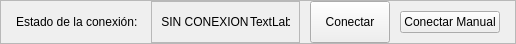
        <widget class="QFrame" name="header_container">
         <property name="sizePolicy">
          <sizepolicy hsizetype="Expanding" vsizetype="MinimumExpanding">
           <horstretch>0</horstretch>
           <verstretch>0</verstretch>
          </sizepolicy>
         </property>
         <property name="minimumSize">
          <size>
           <width>0</width>
           <height>0</height>
          </size>
         </property>
         <property name="maximumSize">
          <size>
           <width>16777215</width>
           <height>30</height>
          </size>
         </property>
         <property name="styleSheet">
          <string notr="true"/>
         </property>
         <property name="frameShape">
          <enum>QFrame::StyledPanel</enum>
         </property>
         <property name="frameShadow">
          <enum>QFrame::Raised</enum>
         </property>
         <layout class="QHBoxLayout" name="horizontalLayout_2" stretch="0,0,0,0">
          <property name="spacing">
           <number>10</number>
          </property>
          <property name="leftMargin">
           <number>15</number>
          </property>
          <property name="topMargin">
           <number>0</number>
          </property>
          <property name="rightMargin">
           <number>15</number>
          </property>
          <property name="bottomMargin">
           <number>0</number>
          </property>
          <item>
           <widget class="QLabel" name="label">
            <property name="sizePolicy">
             <sizepolicy hsizetype="Preferred" vsizetype="Preferred">
              <horstretch>0</horstretch>
              <verstretch>0</verstretch>
             </sizepolicy>
            </property>
            <property name="minimumSize">
             <size>
              <width>0</width>
              <height>0</height>
             </size>
            </property>
            <property name="maximumSize">
             <size>
              <width>150</width>
              <height>99999</height>
             </size>
            </property>
            <property name="text">
             <string>Estado de la conexión: </string>
            </property>
           </widget>
          </item>
          <item>
           <widget class="QFrame" name="frame_42">
            <property name="frameShape">
             <enum>QFrame::StyledPanel</enum>
            </property>
            <property name="frameShadow">
             <enum>QFrame::Raised</enum>
            </property>
            <layout class="QHBoxLayout" name="horizontalLayout_48">
             <property name="spacing">
              <number>1</number>
             </property>
             <property name="topMargin">
              <number>0</number>
             </property>
             <property name="bottomMargin">
              <number>0</number>
             </property>
             <item>
              <widget class="QLabel" name="lb_conexion">
               <property name="maximumSize">
                <size>
                 <width>16777215</width>
                 <height>999999</height>
                </size>
               </property>
               <property name="text">
                <string>SIN CONEXION</string>
               </property>
               <property name="scaledContents">
                <bool>true</bool>
               </property>
               <property name="alignment">
                <set>Qt::AlignCenter</set>
               </property>
              </widget>
             </item>
             <item>
              <widget class="QLabel" name="lb_gif">
               <property name="minimumSize">
                <size>
                 <width>40</width>
                 <height>40</height>
                </size>
               </property>
               <property name="maximumSize">
                <size>
                 <width>40</width>
                 <height>40</height>
                </size>
               </property>
               <property name="text">
                <string>TextLabel</string>
               </property>
               <property name="scaledContents">
                <bool>true</bool>
               </property>
              </widget>
             </item>
            </layout>
           </widget>
          </item>
          <item>
           <widget class="QPushButton" name="btn_conectar">
            <property name="maximumSize">
             <size>
              <width>100</width>
              <height>1999998</height>
             </size>
            </property>
            <property name="styleSheet">
             <string notr="true">*{
position: rigth;
}</string>
            </property>
            <property name="text">
             <string>Conectar</string>
            </property>
            <property name="default">
             <bool>false</bool>
            </property>
           </widget>
          </item>
          <item>
           <widget class="QPushButton" name="btn_manual">
            <property name="maximumSize">
             <size>
              <width>120</width>
              <height>16777215</height>
             </size>
            </property>
            <property name="focusPolicy">
             <enum>Qt::NoFocus</enum>
            </property>
            <property name="text">
             <string>Conectar Manual</string>
            </property>
            <property name="autoDefault">
             <bool>false</bool>
            </property>
            <property name="default">
             <bool>false</bool>
            </property>
           </widget>
          </item>
         </layout>
        </widget>
